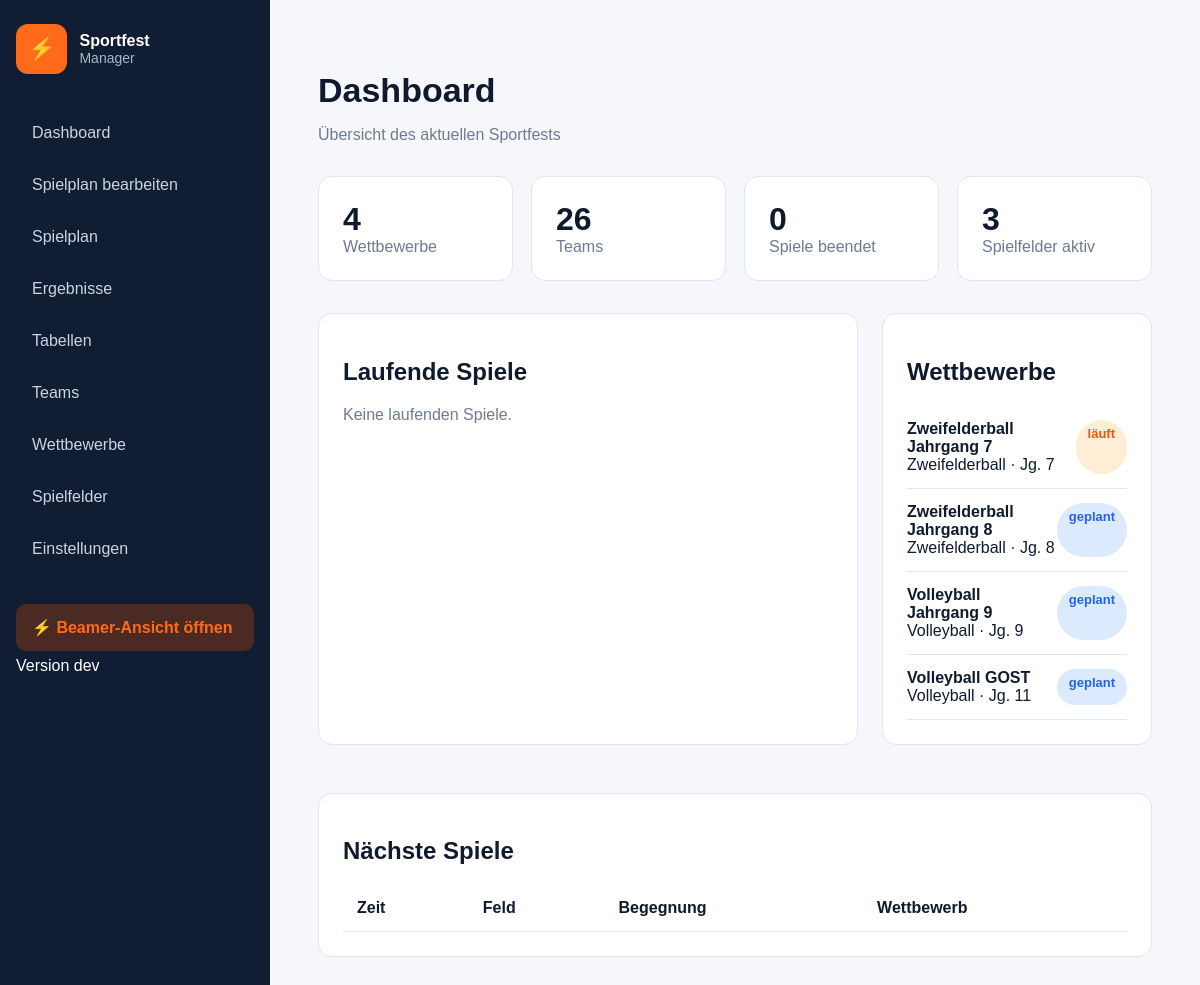
The page / on the database its author committed.
### tables this page shows
CREATE TABLE competitions (
            id INTEGER PRIMARY KEY AUTOINCREMENT,
            name TEXT NOT NULL UNIQUE,
            sportart TEXT NOT NULL,
            jahrgang INTEGER NOT NULL,
            status TEXT NOT NULL DEFAULT 'geplant',
            points_win INTEGER NOT NULL DEFAULT 3,
            points_draw INTEGER NOT NULL DEFAULT 1,
            points_loss INTEGER NOT NULL DEFAULT 0
        );

### app/main.py (the view)
@app.get("/")
def dashboard(request: Request):
    data = fetch_dashboard_data()
    return templates.TemplateResponse(request=request, name="dashboard.html", context=data)

### app/database.py (called while the page is built)
def get_conn():
    conn = sqlite3.connect(DB_PATH)
    conn.row_factory = sqlite3.Row
    return conn

### app/main.py (called while the page is built)
def get_app_version():
    try:
        with open("/app/VERSION", "r", encoding="utf-8") as version_file:
            return version_file.read().strip()
    except FileNotFoundError:
        return "dev"

### app/templates/dashboard.html (shortened to what this page needs)
{% extends "base.html" %}
{% block content %}
<h1>Dashboard</h1>
<p class="muted">Übersicht des aktuellen Sportfests</p>
<div class="stats">
    <div class="stat"><strong>{{ competitions|length }}</strong><span>Wettbewerbe</span></div>
    <div class="stat"><strong>{{ teams|length }}</strong><span>Teams</span></div>
    <div class="stat"><strong>{{ ended_count }}</strong><span>Spiele beendet</span></div>
    <div class="stat"><strong>{{ courts|length }}</strong><span>Spielfelder aktiv</span></div>
</div>
<div class="grid">
    <section class="panel wide">
        <h2>Laufende Spiele</h2>
        {% for s in running %}
        <div class="match running">
            <span>{{ s.team_a or "?" }}</span>
            <strong>{{ s.score_a if s.score_a is not none else "-" }} : {{ s.score_b if s.score_b is not none else "-" }}</strong>
            <span>{{ s.team_b or "?" }}</span>
            <em>{{ s.court_name }}</em>
        </div>
        {% else %}
        <p class="muted">Keine laufenden Spiele.</p>
        {% endfor %}
    </section>
    <section class="panel">
        <h2>Wettbewerbe</h2>
        {% for c in competitions %}
        <div class="list-row">
            <div><strong>{{ c.name }}</strong><br><span>{{ c.sportart }} · Jg. {{ c.jahrgang }}</span></div>
            <span class="badge {{ c.status }}">{{ c.status }}</span>
        </div>
        {% endfor %}
    </section>
</div>
<section class="panel">
    <h2>Nächste Spiele</h2>
    <table>
        <tr><th>Zeit</th><th>Feld</th><th>Begegnung</th><th>Wettbewerb</th></tr>
    </table>
</section>
{% endblock %}

### app/templates/base.html (shortened to what this page needs)
<!DOCTYPE html>
<html lang="de">
<head>
    <link rel="stylesheet" href="/static/style.css">
</head>
<body>
<div class="layout">
    <aside class="sidebar">
        <div class="brand">
            <div class="logo">⚡</div>
            <div>
                <strong>Sportfest</strong>
                <span>Manager</span>
            </div>
        </div>
        <nav>
            <a href="/">Dashboard</a>
            <a href="/spielplan-bearbeiten">Spielplan bearbeiten</a>
            <a href="/spielplan">Spielplan</a>
            <a href="/ergebnisse">Ergebnisse</a>
            <a href="/tabellen">Tabellen</a>
            <a href="/teams">Teams</a>
            <a href="/wettbewerbe">Wettbewerbe</a>
            <a href="/spielfelder">Spielfelder</a>
            <a href="/einstellungen">Einstellungen</a>
        </nav>
        <div class="sidebar-footer">
            <a class="beamer-link" href="/beamer" target="_blank">⚡ Beamer-Ansicht öffnen</a>
            <div class="app-version">Version {{ app_version() }}</div>
        </div>
    </aside>
    <main class="content">
        {% block content %}{% endblock %}
    </main>
</div>
</body>
</html>

### app/static/style.css (style rules this page uses)
:root { --navy: #111d33; --navy2: #1c2e56; --orange: #ff6b1a; --bg: #f5f7fb; --border: #dfe6f0; --text: #0f1b2d; --muted: #6d7b91; --green: #16a34a; --blue: #2563eb; }
* { box-sizing: border-box; }
body { margin: 0; font-family: Arial, sans-serif; background: var(--bg); color: var(--text); }
.layout { display: flex; min-height: 100vh; }
.sidebar { width: 270px; background: var(--navy); color: white; padding: 24px 16px; position: fixed; top: 0; bottom: 0; }
.brand { display: flex; gap: 12px; align-items: center; margin-bottom: 36px; }
.brand span { display: block; color: #aab6c8; font-size: 14px; }
.logo { background: var(--orange); border-radius: 12px; padding: 12px; font-size: 22px; }
nav a, .beamer-link { display: block; color: #cbd5e1; text-decoration: none; padding: 14px 16px; border-radius: 10px; margin-bottom: 6px; }
nav a:hover, .beamer-link { background: var(--navy2); color: white; }
.beamer-link { margin-top: 32px; background: #4b2a24; color: var(--orange); font-weight: bold; }
.content { margin-left: 270px; padding: 48px; width: calc(100% - 270px); }
h1 { font-size: 34px; margin-bottom: 4px; }
.muted { color: var(--muted); }
.stats { display: grid; grid-template-columns: repeat(4, 1fr); gap: 18px; margin: 32px 0; }
.stat, .panel, .card, .result-card { background: white; border: 1px solid var(--border); border-radius: 14px; padding: 24px; }
.stat strong { font-size: 32px; display: block; }
.stat span { color: var(--muted); }
.grid { display: grid; grid-template-columns: 2fr 1fr; gap: 24px; margin-bottom: 24px; }
.panel { margin-bottom: 24px; }
.list-row { display: flex; justify-content: space-between; border-bottom: 1px solid var(--border); padding: 14px 0; }
.badge { padding: 6px 12px; border-radius: 999px; font-weight: bold; font-size: 13px; }
.badge.läuft { background: #ffedd5; color: #ea580c; }
.badge.geplant { background: #dbeafe; color: #2563eb; }
table { width: 100%; border-collapse: collapse; background: white; }
th, td { border-bottom: 1px solid var(--border); padding: 14px; text-align: left; }

### rows shown on the page
competitions: name "Zweifelderball Jahrgang 7", sportart "Zweifelderball", jahrgang "7", status "läuft"
competitions: name "Zweifelderball Jahrgang 8", sportart "Zweifelderball", jahrgang "8", status "geplant"
competitions: name "Volleyball Jahrgang 9", sportart "Volleyball", jahrgang "9", status "geplant"
competitions: name "Volleyball GOST", sportart "Volleyball", jahrgang "11", status "geplant"

### other values the page prints
{{ app_version() }} "dev"
{{ competitions|length }} "4"
{{ teams|length }} "26"
{{ ended_count }} "0"
{{ courts|length }} "3"
